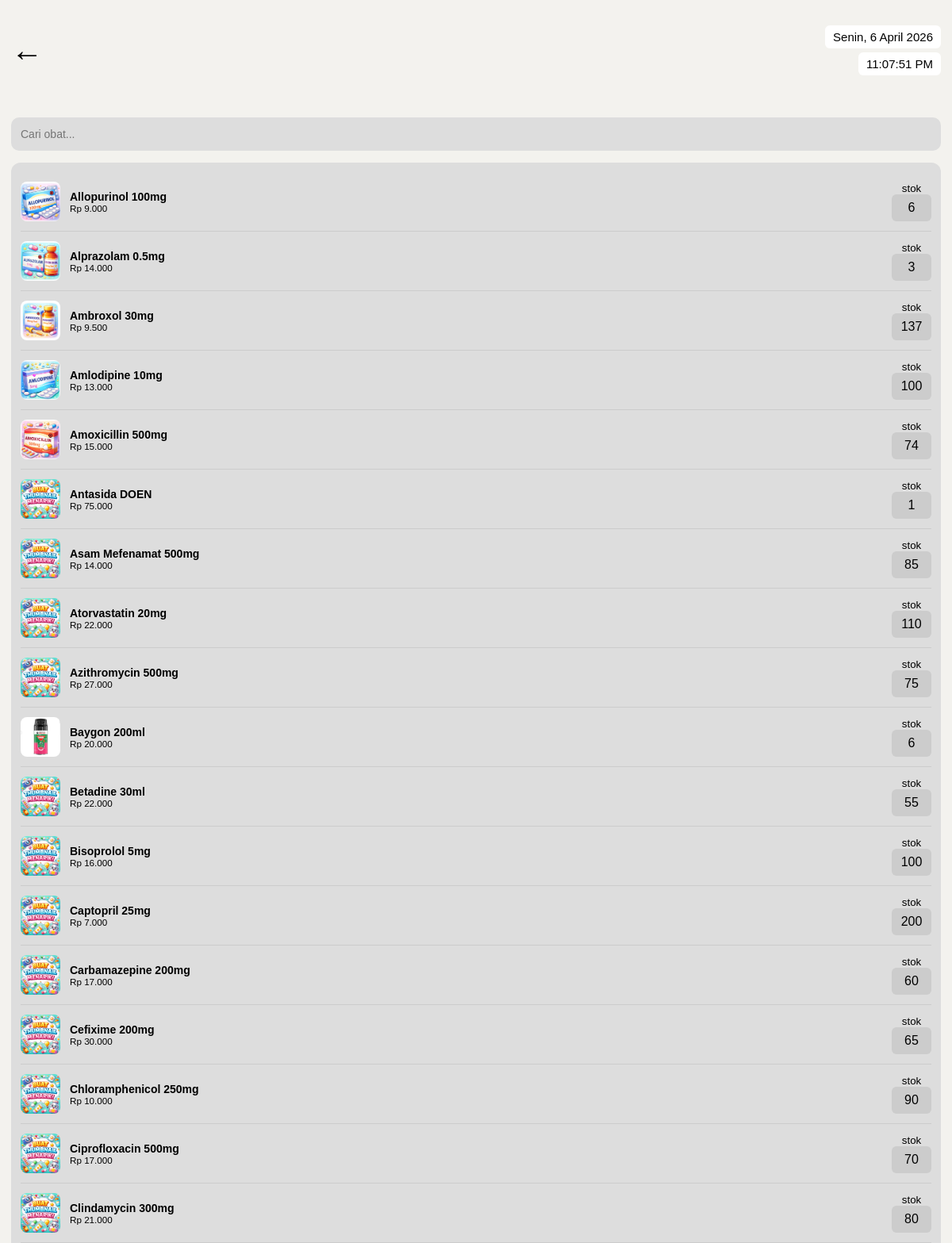
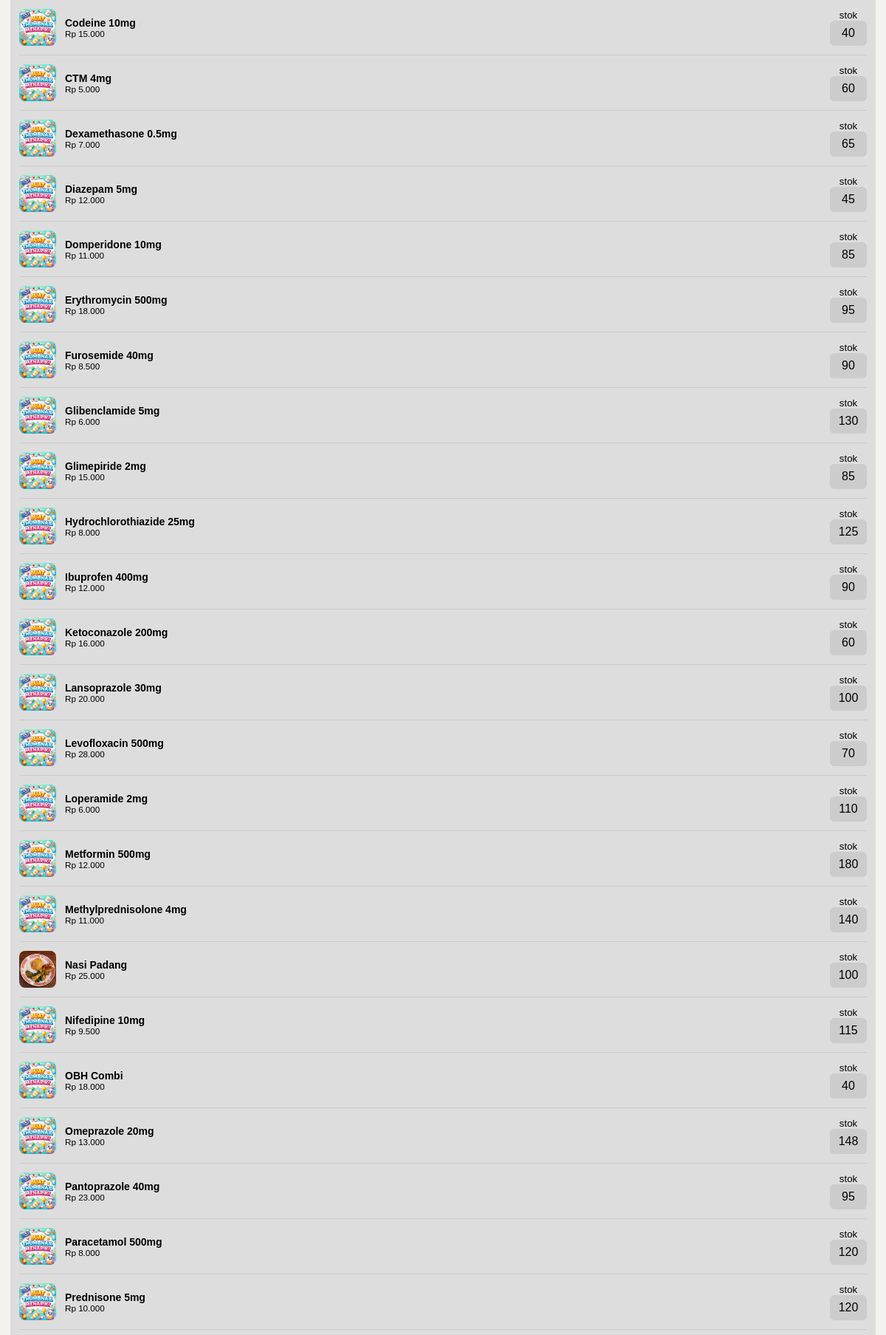
/daftar_obat.php (upper part), run on the app's committed database (2 pictures, top to bottom).
### tables this page shows
CREATE TABLE `obat` (
  `id_obat` int(20) NOT NULL,
  `nama` text NOT NULL,
  `produsen` text NOT NULL,
  `stok` int(50) NOT NULL,
  `harga` int(255) NOT NULL,
  `gambar` varchar(255) DEFAULT 'img/default.png',
  `deskripsi` text DEFAULT NULL
);

### daftar_obat.php (the view, shortened to what this page needs)
<?php
include "koneksi.php";
$data = mysqli_query($conn,"SELECT * FROM obat ORDER BY nama ASC");
?>
<!DOCTYPE html>
<html>
<head>
<link rel="stylesheet" href="css/daftar_obat.css">
</head>
<body>
<br>
<div class="container">
<div class="top-bar">
    <div class="left-group">
        <a href="mengelola_obat.php" class="back">←</a>
    </div>
    <div class="top-text">
        <div id="dayDate" class="bg"></div>
        <div id="clock" class="bg"></div>
    </div>
</div>
<br>
<div class="search-box">
    <input type="text" id="search" placeholder="Cari obat..." onkeyup="searchObat()">
</div>
<div class="list">
<?php while($o=mysqli_fetch_assoc($data)): ?>
<div class="item" data-nama="<?= strtolower($o['nama']) ?>">
    <img src="<?= !empty($o['gambar']) ? $o['gambar'] : 'img/obat/default.png' ?>" class="img">
    <div class="info">
        <b><?= $o['nama'] ?></b>
        <small>Rp <?= number_format($o['harga'],0,',','.') ?></small>
    </div>
    <div class="stok-box">
        <small>stok</small>
        <div class="stok"><?= $o['stok'] ?></div>
    </div>
</div>
<?php endwhile; ?>
</div>
</div>
</body>
</html>

### css/daftar_obat.css (style rules this page uses)
* { margin:0; padding:0; box-sizing:border-box; }
body { background:#f3f2ee; font-family:Arial; overflow-x:hidden; }
.container { width:100%; padding:14px; }
.left-group { display:flex; align-items:center; gap:20px; }
.back { font-size:40px; text-decoration:none; color:#000; }
.top-bar { display:flex; justify-content:space-between; align-items:center; margin-bottom:20px; }
.top-text { display:flex; flex-direction:column; align-items:flex-end; gap:5px; }
.bg { background:#fff; padding:6px 10px; border-radius:6px; font-size:15px; }
.search-box { width:100%; background:#ddd; padding:12px; border-radius:10px; margin:15px 0; }
.search-box input { width:100%; border:none; background:transparent; outline:none; font-size:14px; }
.list { width:100%; background:#ddd; padding:12px; border-radius:12px; max-height:65vh; overflow-y:auto; overflow-x:hidden; }
.item { display:flex; align-items:center; gap:12px; padding:12px 0; border-bottom:1px solid #ccc; width:100%; }
.img { width:50px; height:50px; object-fit:cover; border-radius:8px; }
.info { flex:1; min-width:0; display:flex; flex-direction:column; font-size:14px; }
.stok-box { flex-shrink:0; display:flex; flex-direction:column; align-items:center; }
.stok { width:50px; height:34px; background:#ccc; display:flex; align-items:center; justify-content:center; border-radius:6px; }
img, input { max-width:100%; }

### data on the page
obat: gambar (picture), nama "Allopurinol 100mg", harga "9.000", stok "6"
obat: gambar (picture), nama "Alprazolam 0.5mg", harga "14.000", stok "3"
obat: gambar (picture), nama "Ambroxol 30mg", harga "9.500", stok "137"
obat: gambar (picture), nama "Amlodipine 10mg", harga "13.000", stok "100"
obat: gambar (picture), nama "Amoxicillin 500mg", harga "15.000", stok "74"
obat: gambar (placeholder picture), nama "Antasida DOEN", harga "75.000", stok "1"
obat: gambar (placeholder picture), nama "Asam Mefenamat 500mg", harga "14.000", stok "85"
obat: gambar (placeholder picture), nama "Atorvastatin 20mg", harga "22.000", stok "110"
obat: gambar (placeholder picture), nama "Azithromycin 500mg", harga "27.000", stok "75"
obat: gambar (picture), nama "Baygon 200ml", harga "20.000", stok "6"
obat: gambar (placeholder picture), nama "Betadine 30ml", harga "22.000", stok "55"
obat: gambar (placeholder picture), nama "Bisoprolol 5mg", harga "16.000", stok "100"
obat: gambar (placeholder picture), nama "Captopril 25mg", harga "7.000", stok "200"
obat: gambar (placeholder picture), nama "Carbamazepine 200mg", harga "17.000", stok "60"
obat: gambar (placeholder picture), nama "Cefixime 200mg", harga "30.000", stok "65"
obat: gambar (placeholder picture), nama "Chloramphenicol 250mg", harga "10.000", stok "90"
obat: gambar (placeholder picture), nama "Ciprofloxacin 500mg", harga "17.000", stok "70"
obat: gambar (placeholder picture), nama "Clindamycin 300mg", harga "21.000", stok "80"
obat: gambar (placeholder picture), nama "Codeine 10mg", harga "15.000", stok "40"
obat: gambar (placeholder picture), nama "CTM 4mg", harga "5.000", stok "60"
obat: gambar (placeholder picture), nama "Dexamethasone 0.5mg", harga "7.000", stok "65"
obat: gambar (placeholder picture), nama "Diazepam 5mg", harga "12.000", stok "45"
obat: gambar (placeholder picture), nama "Domperidone 10mg", harga "11.000", stok "85"
obat: gambar (placeholder picture), nama "Erythromycin 500mg", harga "18.000", stok "95"
obat: gambar (placeholder picture), nama "Furosemide 40mg", harga "8.500", stok "90"
obat: gambar (placeholder picture), nama "Glibenclamide 5mg", harga "6.000", stok "130"
obat: gambar (placeholder picture), nama "Glimepiride 2mg", harga "15.000", stok "85"
obat: gambar (placeholder picture), nama "Hydrochlorothiazide 25mg", harga "8.000", stok "125"
obat: gambar (placeholder picture), nama "Ibuprofen 400mg", harga "12.000", stok "90"
obat: gambar (placeholder picture), nama "Ketoconazole 200mg", harga "16.000", stok "60"
obat: gambar (placeholder picture), nama "Lansoprazole 30mg", harga "20.000", stok "100"
obat: gambar (placeholder picture), nama "Levofloxacin 500mg", harga "28.000", stok "70"
obat: gambar (placeholder picture), nama "Loperamide 2mg", harga "6.000", stok "110"
obat: gambar (placeholder picture), nama "Metformin 500mg", harga "12.000", stok "180"
obat: gambar (placeholder picture), nama "Methylprednisolone 4mg", harga "11.000", stok "140"
obat: gambar (picture), nama "Nasi Padang", harga "25.000", stok "100"
obat: gambar (placeholder picture), nama "Nifedipine 10mg", harga "9.500", stok "115"
obat: gambar (placeholder picture), nama "OBH Combi", harga "18.000", stok "40"
obat: gambar (placeholder picture), nama "Omeprazole 20mg", harga "13.000", stok "148"
obat: gambar (placeholder picture), nama "Pantoprazole 40mg", harga "23.000", stok "95"
obat: gambar (placeholder picture), nama "Paracetamol 500mg", harga "8.000", stok "120"
obat: gambar (placeholder picture), nama "Prednisone 5mg", harga "10.000", stok "120"
